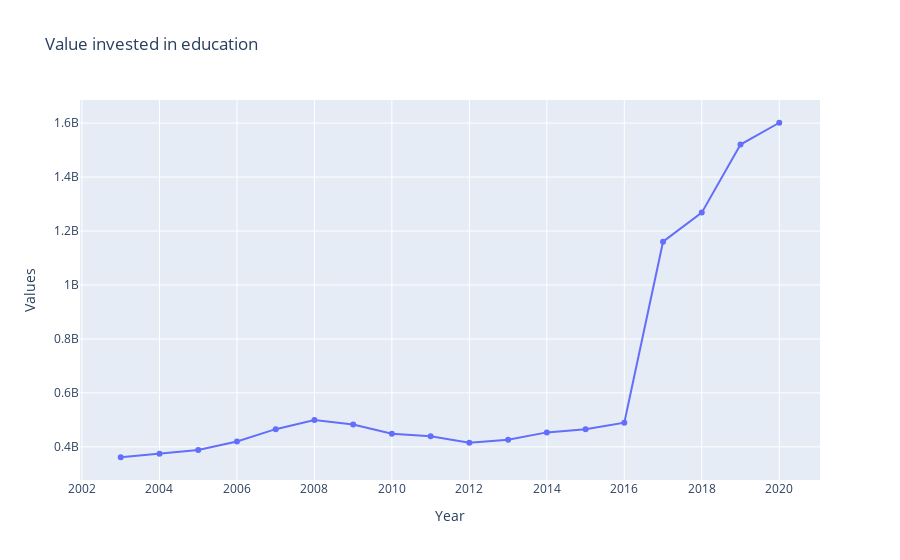

Write notebook code for a chart like this one.
### Code cell
import plotly.express as px

values_df = df_totals_california_s[:18]
values_df

fig = px.line(values_df, x="Year", y='Values',markers=True, 
              title="Value invested in education")

fig.show()

### Figure 1 — Plotly figure (JSON) as saved in the notebook; plotly's stock layout.template omitted (floating-point values rounded to 4 significant figures)
{"data": [{"hovertemplate": "Year=%{x}<br>Values=%{y}<extra></extra>", "legendgroup": "", "line": {"color": "#636efa", "dash": "solid"}, "marker": {"symbol": "circle"}, "mode": "lines+markers", "name": "", "orientation": "v", "showlegend": false, "type": "scatter", "x": [2003, 2004, 2005, 2006, 2007, 2008, 2009, 2010, 2011, 2012, 2013, 2014, 2015, 2016, 2017, 2018, 2019, 2020], "xaxis": "x", "y": [361444891, 374040953, 388158152, 420068555, 465557639, 499335099, 483138341, 448348040, 439171885, 415642826, 426035663, 453634436, 465227141, 489443548, 1160503632, 1268263217, 1520419769, 1601394859], "yaxis": "y"}], "layout": {"legend": {"tracegroupgap": 0}, "title": {"text": "Value invested in education"}, "xaxis": {"anchor": "y", "domain": [0, 1], "title": {"text": "Year"}}, "yaxis": {"anchor": "x", "domain": [0, 1], "title": {"text": "Values"}}}}
